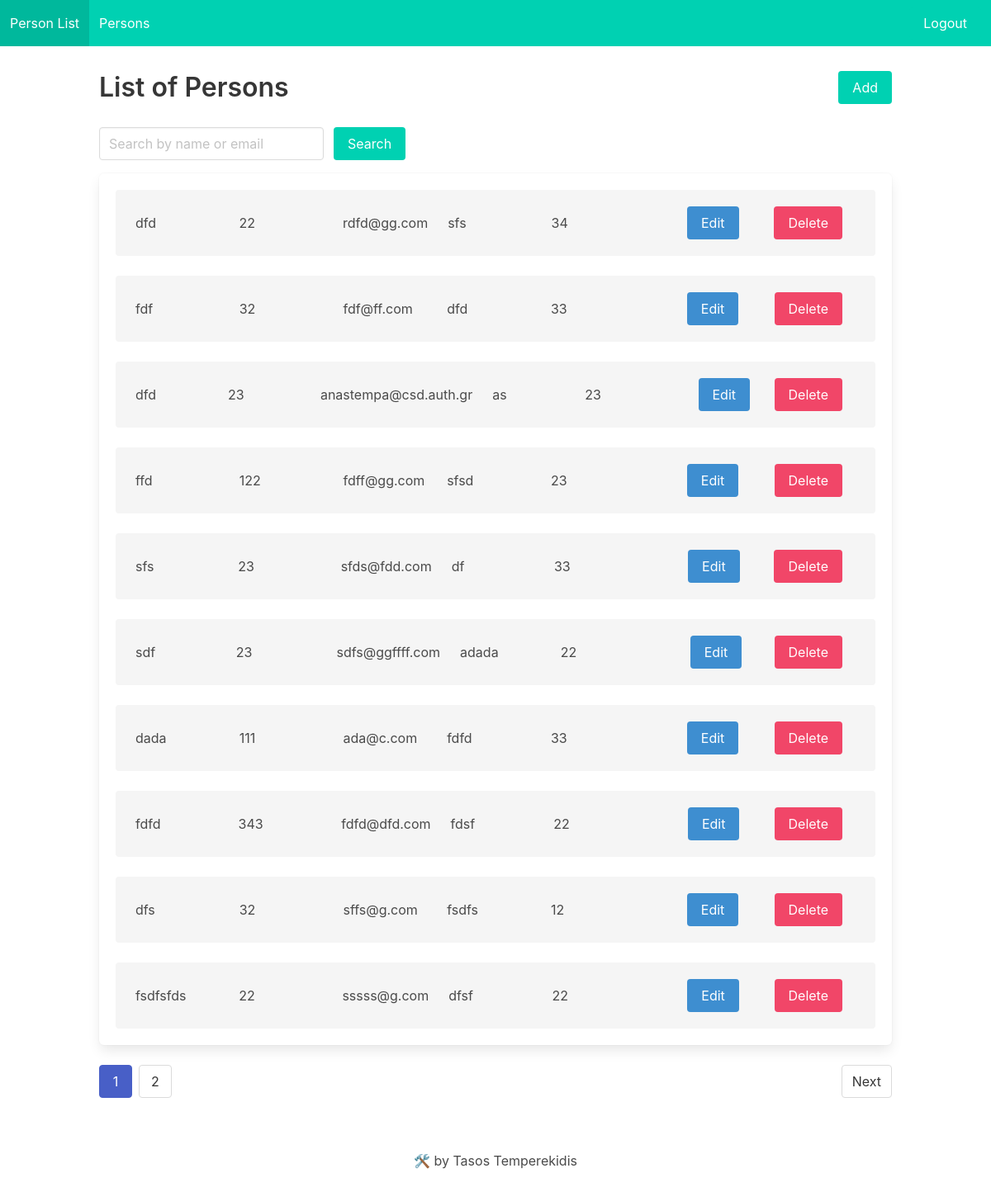
Screenshot of /persons (signed in) with the database file from the repository.
### app/models.py (models this page shows, shortened)
class Person(db.Model):
    __tablename__ = 'person'
    id = db.Column(db.Integer, primary_key = True)
    name = db.Column(db.String(), nullable = False)
    age = db.Column(db.Integer(), nullable = False)
    email = db.Column(db.String(), unique=True, nullable = False)
    address_id = db.Column(db.Integer, db.ForeignKey('address.id', ondelete='CASCADE'), nullable=False)
    address = db.relationship('Address', backref='person', uselist=False, cascade="all,delete")

class Address(db.Model):
    __tablename__ = 'address'
    id = db.Column(db.Integer, primary_key=True)
    street_name = db.Column(db.String(), nullable=False)
    number = db.Column(db.Integer, nullable=False)

### app/routes.py (the view)
@app.route('/persons', methods=['GET'])
@login_required
def get_persons_route():
	search_query = request.args.get('search', '') # get the search query from the request
	page = request.args.get('page', 1, type=int) # get the current page from the query parameters or default to 1
	per_page = 10 # set the number of items per page to 10
	persons = get_persons(page,per_page , search_query)
	return render_template('list_person.html', persons=persons)

### app/__init__.py (called while the page is built)
def create_app(config_name):
    app = Flask(__name__, template_folder='templates')
    app.config.from_object(CONFIG[config_name])
    CONFIG[config_name].init_app(app)
    db.init_app(app)
    from .models import User
    login_manager = LoginManager(app)
    login_manager.login_view = 'login'
    @login_manager.user_loader
    def load_user(user_id):
        user = User.query.filter_by(id=user_id).first()
        return user
    migrate.init_app(app, db)
    return app

### app/controllers.py (called while the page is built)
def get_persons(page=1, per_page=10, search_query=None):
    persons = Person.query.filter(or_(Person.name.ilike(f'%{search_query}%'), Person.email.ilike(f'%{search_query}%'))).paginate(page=page, per_page=per_page)
    return persons

### app/templates/list_person.html (shortened to what this page needs)
{% extends 'base.html' %}
{% block content %}
  <div class="columns is-vcentered">
    <div class="column">
      <h1 class="title">List of Persons</h1>
    </div>
    <div class="column is-narrow">
      <a href="{{ url_for('create_person_route') }}" class="button is-primary">Add</a>
    </div>
  </div>
  <form method="GET" action="{{ url_for('get_persons_route') }}">
    <div class="field is-grouped mt-4 mb-4">
      <p class="control">
        <input class="input" type="text" name="search" placeholder="Search by name or email" value="{{ search_query }}">
      </p>
      <p class="control">
        <button class="button is-primary" type="submit">Search</button>
      </p>
    </div>
  </form>
  {% if persons.items %}
  <ul class="box">
    {% for person in persons.items %}
      <li class="notification">
        <div class="columns is-mobile is-vcentered">
          <div class="column">{{ person.name }}</div>
          <div class="column">{{ person.age }}</div>
          <div class="column">{{ person.email }}</div>
          <div class="column">{{ person.address.street_name }}</div>
          <div class="column">{{ person.address.number }}</div>
          <div class="column has-text-right">
            <a href="{{ url_for('update_person_route', person_id=person.id) }}">
              <button class="button is-info" type="submit">Edit</button>
            </a>
          </div>
          <div class="column has-text-right">
            <form method="POST" action="{{ url_for('delete_person_route', person_id=person.id) }}">
              <button class="button is-danger" type="submit">Delete</button>
            </form>
          </div>
        </div>
      </li>
    {% endfor %}
    {% else %}
    <p>No persons available.</p>
    {% endif %}
  </ul>
  <div class="pagination mt-4 mb-4">
    <ul class="pagination-list">
      {% for page in persons.iter_pages() %}
        {% if page %}
          {% if page == persons.page %}
            <li><a class="pagination-link is-current">{{ page }}</a></li>
          {% else %}
            <li><a class="pagination-link" href="{{ url_for('get_persons_route', page=page) }}">{{ page }}</a></li>
          {% endif %}
        {% else %}
          <li><span class="pagination-ellipsis">&hellip;</span></li>
        {% endif %}
      {% endfor %}
    </ul>
    {% if persons.has_next %}
      <a class="pagination-next" href="{{ url_for('get_persons_route', page=persons.next_num) }}">Next</a>
    {% endif %}
  </div>
{% endblock %}

### app/templates/base.html (shortened to what this page needs)
<!DOCTYPE html>
<html>
<head>
    <link rel="stylesheet" href="https://cdn.jsdelivr.net/npm/bulma@0.9.3/css/bulma.min.css">
</head>
<body>
    <nav class="navbar is-primary" role="navigation" aria-label="main navigation">
        <div class="navbar-brand">
            <a class="navbar-item" href="#">
                Person List
            </a>
        </div>
        <div class="navbar-menu">
            <div class="navbar-start">
                <a class="navbar-item" href="{{ url_for('get_persons_route') }}">Persons</a>
            </div>
        </div>
        <div class="navbar-end">
            <div class="navbar-item">
                {% if current_user.is_authenticated %}
                <div class="buttons">
                    <a href="{{ url_for('logout') }}" class="button is-primary">
                        Logout
                    </a>
                </div>
                {% endif %}
            </div>
        </div>
    </nav>
    <div class="container" style="padding-top: 30px;">
        {% block content %}{% endblock %}
    </div>
    <footer class="footer" style="background: transparent;">
        <div class="content has-text-centered">
            <p>🛠️ by Tasos Temperekidis</p>
        </div>
    </footer>
</body>
</html>

### rows the page displays
Person: name "dfd", age "22", email "rdfd@gg.com", address.street_name "sfs", address.number "34"
Person: name "fdf", age "32", email "fdf@ff.com", address.street_name "dfd", address.number "33"
Person: name "dfd", age "23", email "anastempa@csd.auth.gr", address.street_name "as", address.number "23"
Person: name "ffd", age "122", email "fdff@gg.com", address.street_name "sfsd", address.number "23"
Person: name "sfs", age "23", email "sfds@fdd.com", address.street_name "df", address.number "33"
Person: name "sdf", age "23", email "sdfs@ggffff.com", address.street_name "adada", address.number "22"
Person: name "dada", age "111", email "ada@c.com", address.street_name "fdfd", address.number "33"
Person: name "fdfd", age "343", email "fdfd@dfd.com", address.street_name "fdsf", address.number "22"
Person: name "dfs", age "32", email "sffs@g.com", address.street_name "fsdfs", address.number "12"
Person: name "fsdfsfds", age "22", email "sssss@g.com", address.street_name "dfsf", address.number "22"

### other values shown
{{ page }} "1"
{{ page }} "2"
